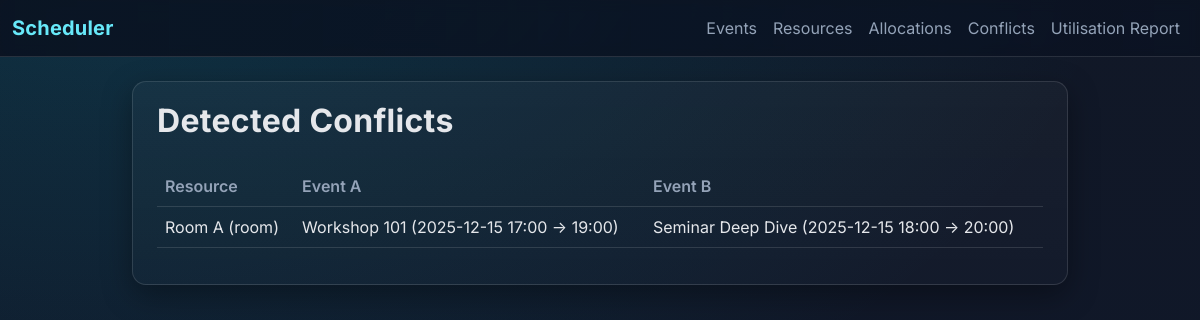
/conflicts, run on the app's committed database.
### models.py (models this page shows)
class Resource(db.Model):
    __tablename__ = 'resources'
    resource_id = db.Column(db.Integer, primary_key=True)
    resource_name = db.Column(db.String(255), nullable=False, unique=True)
    resource_type = db.Column(db.String(64), nullable=False)
    allocations = db.relationship('EventResourceAllocation', back_populates='resource', cascade='all, delete-orphan')

class Event(db.Model):
    __tablename__ = 'events'
    event_id = db.Column(db.Integer, primary_key=True)
    title = db.Column(db.String(255), nullable=False)
    start_time = db.Column(db.DateTime, nullable=False)
    end_time = db.Column(db.DateTime, nullable=False)
    description = db.Column(db.Text, default='')
    allocations = db.relationship('EventResourceAllocation', back_populates='event', cascade='all, delete-orphan')

### app.py (the view)
    @app.route('/conflicts')
    def conflicts_view():
        conflicts = []
        resources = Resource.query.all()
        for r in resources:
            evts = [a.event for a in r.allocations]
            evts.sort(key=lambda e: e.start_time)
            for i in range(len(evts)):
                for j in range(i + 1, len(evts)):
                    e1, e2 = evts[i], evts[j]
                    if intervals_overlap(e1.start_time, e1.end_time, e2.start_time, e2.end_time):
                        conflicts.append((r, e1, e2))
        return render_template('conflicts/index.html', conflicts=conflicts)

### utils.py (called while the page is built)
def intervals_overlap(s1: datetime, e1: datetime, s2: datetime, e2: datetime) -> bool:
    return s1 < e2 and s2 < e1

### templates/conflicts/index.html
{% extends 'base.html' %}
{% block content %}
<div class="card-pro">
  <div class="page-header">
    <h2 class="page-title">Detected Conflicts</h2>
  </div>
  {% if conflicts %}
  <table class="table table-modern table-hover align-middle">
    <thead><tr><th>Resource</th><th>Event A</th><th>Event B</th></tr></thead>
    <tbody>
      {% for r, e1, e2 in conflicts %}
        <tr>
          <td>{{ r.resource_name }} ({{ r.resource_type }})</td>
          <td>{{ e1.title }} ({{ e1.start_time.strftime('%Y-%m-%d %H:%M') }} → {{ e1.end_time.strftime('%H:%M') }})</td>
          <td>{{ e2.title }} ({{ e2.start_time.strftime('%Y-%m-%d %H:%M') }} → {{ e2.end_time.strftime('%H:%M') }})</td>
        </tr>
      {% endfor %}
    </tbody>
  </table>
  {% else %}
    <div class="alert alert-success">No conflicts found.</div>
  {% endif %}
</div>
{% endblock %}

### static/theme.css (style rules this page uses)
:root { --brand: #06b6d4; --brand-strong: #0891b2; --brand-light: #67e8f9; --bg: #0f172a; --bg-soft: #111827; --surface: #0b1220; --text: #e5e7eb; --muted: #94a3b8; --success: #22c55e; --danger: #ef4444; --warning: #f59e0b; --card-border: rgba(255,255,255,0.12); --shadow: 0 10px 30px rgba(0,0,0,0.35); --radius: 14px; }
html, body { height: 100%; }
body.theme-cyan { font-family: 'Inter', system-ui, -apple-system, Segoe UI, Roboto, sans-serif; background: radial-gradient(1000px 600px at 10% -10%, rgba(6,182,212,0.18), transparent), radial-gradient(800px 500px at 90% 120%, rgba(103,232,249,0.15), transparent), linear-gradient(180deg, var(--bg-soft), var(--bg)); color: var(--text); }
.card-pro { background: linear-gradient(180deg, rgba(255,255,255,0.03), rgba(255,255,255,0.015)); border: 1px solid var(--card-border); border-radius: var(--radius); box-shadow: var(--shadow); padding: 20px 24px; }
.page-header { display: flex; align-items: center; justify-content: space-between; margin-bottom: 18px; }
.page-title { font-weight: 700; letter-spacing: 0.3px; }
.table-modern { --bs-table-bg: transparent; --bs-table-color: var(--text); --bs-table-striped-bg: rgba(255,255,255,0.04); --bs-table-hover-bg: rgba(6,182,212,0.12); border-color: var(--card-border); }
.table-modern thead th { color: var(--muted); font-weight: 600; }
.table-modern tbody tr { vertical-align: middle; }

### data on the page
Resource: resource_name "Room A", resource_type "room", title "Workshop 101", start_time "2025-12-15 17:00", end_time "19:00", title "Seminar Deep Dive", start_time "2025-12-15 18:00", end_time "20:00"
